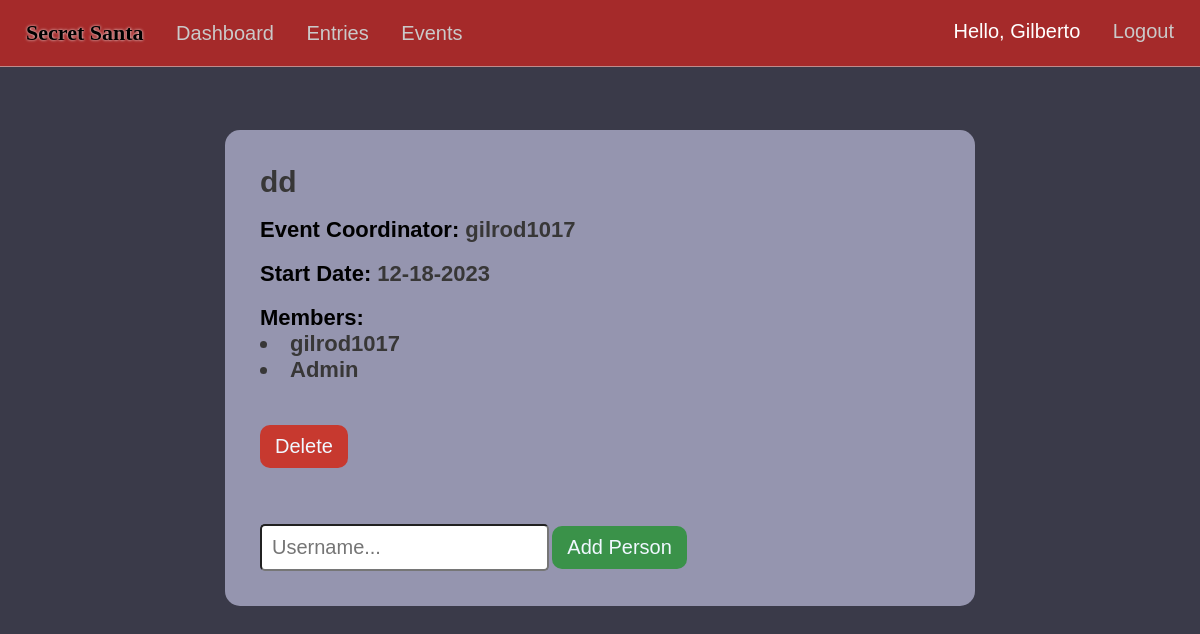
The page /event-info/id=3 (signed in) on the database as committed earlier.
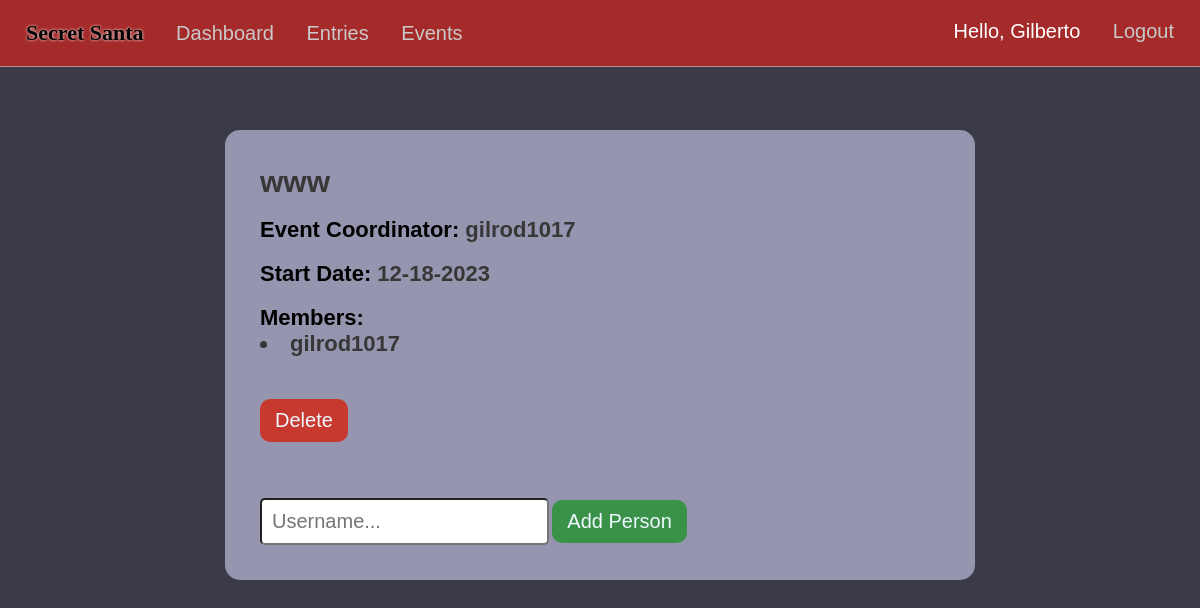
The same page on the database as committed later.
### market/models.py (models this page shows, shortened)
class Event(db.Model):
    event_id = db.Column(db.Integer(), primary_key=True)
    coordinator_id = db.Column(db.Integer(), db.ForeignKey('user.id'), nullable=False)
    event_name = db.Column(db.String(length=75), nullable=False, unique=True)
    event_date = db.Column(db.Date())
    attendees = db.relationship('EventMembers', backref='attended_events', lazy=True)

class EventMembers(db.Model):
    id = db.Column(db.Integer(), primary_key=True)
    event_id = db.Column(db.Integer(), db.ForeignKey('event.event_id'), nullable=False)
    user_id = db.Column(db.Integer(), db.ForeignKey('user.id'), nullable=False)
    user = db.relationship('User', backref='event_members', overlaps="attendees")

class User(db.Model, UserMixin):
    id = db.Column(db.Integer(), primary_key=True)
    username = db.Column(db.String(length=30), nullable=False, unique=True)
    first_name = db.Column(db.String(length=50), nullable=False)
    last_name = db.Column(db.String(length=50), nullable=False)
    email_address = db.Column(db.String(length=50), nullable=False, unique=True)
    password_hash = db.Column(db.String(length=60), nullable=False)
    budget = db.Column(db.Integer(), nullable=False, default=1000)
    items = db.relationship('Item', backref='owned_user', lazy=True)
    events = db.relationship('Event', backref='coordinator', lazy=True)
    events_attending = db.relationship('EventMembers', backref='attendees', lazy=True, overlaps="event_members")
    @property
    def password(self):
        return self.password_hash

### market/routes.py (the view, shortened to what this page needs)
@app.route("/event-info/id=<int:event_id>", methods=['GET','POST'])
@login_required
def event_info(event_id):
    event = Event.query.filter_by(event_id=event_id).first()
    if not event:
        flash('Event not found.', category='danger')
        return redirect(url_for('events_page'))
    form=AddUserEvent()
    return render_template("info.html",event=event, form=form)

### market/forms.py (shortened to what this page needs)
class AddUserEvent(FlaskForm):
  username = StringField(validators=[DataRequired()])
  submit = SubmitField(label='Add Person')

### market/models.py (called while the page is built)
@login_manager.user_loader
def load_user(user_id):
    return User.query.get(int(user_id))

### market/templates/info.html (shortened to what this page needs)
{% extends 'base.html' %}
  {% block style %}
  <link rel= "stylesheet" type= "text/css" href= "{{ url_for('static',filename='styles/events.css') }}">
  {% endblock %}
  {% block content %}
  <center>
    <div class="create-div">
      <div class="event">
        <div class="titles-div">
          <h1 class="e-title"><span class="event-info event-info-title">{{event.event_name}}</span></h1>
          <h1 class="event-title e-title">Event Coordinator: <span class="event-info">{{event.coordinator.username}}</span></h1>
          <h1 class="event-title e-title">Start Date: <span class="event-info">{{event.event_date.strftime('%m-%d-%Y')}}</span></h1>
          <h1 class="event-title e-title">Members:
          {% for attendee in event.attendees %}
            {% if current_user.username==attendee.user.username %}
            <li class="event-info">{{ attendee.user.username }} </li>
            {% else %}
            <div class="member-delete">
              <li class="event-info">{{ attendee.user.username }}</li>
            </div>
            {% endif %}
          {% endfor %}
            </h1>
        </div>
        <div class="buttons">
          {% if current_user.is_authenticated and current_user.id == event.coordinator.id %}
          <br><br><br>
            <a href="{{ url_for('delete_event', event_id=event.event_id) }}"><button class="delete-btn">Delete</button></a>
            <br><br><br><br><br>
            <form method="POST">
              {{ form.username(class="user-info",placeholder="Username...") }}
              {{ form.submit(class="add-btn") }}
            </form>
          {% endif %}
        </div>
      </div>
    </div>
  </center>
  {% endblock %}

Rows that differ between the two databases and show on the page:
no longer on this page (row edited): EventMembers: user.username "Admin"
changed Event: event_name "dd" → "www"
